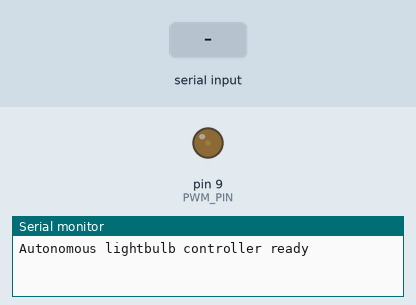
Simulated run of this sketch. Board: Arduino Uno, built with avr-gcc and run on an emulated ATmega328P. On the bench: output pins drawn as LEDs (lit = HIGH), the last lines printed to the serial monitor. The test bench sets the inputs (shaded band). Random numbers use the default seed unless the sketch sets one.

Above: at 1.2 s.
1.3 s: "BASE:90\n" received over Serial
At 2.0 s:
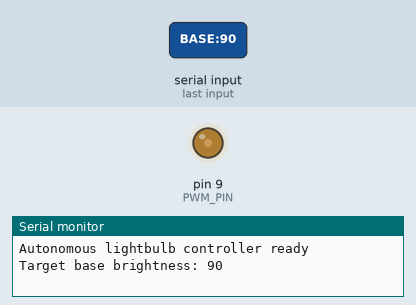
4.3 s: "BOOST:\n" received over Serial
7.3 s: "MOOD::45\n" received over Serial
Timing chart, 0 to 10.3 s (numbered marks = the images above; inputs shaded):
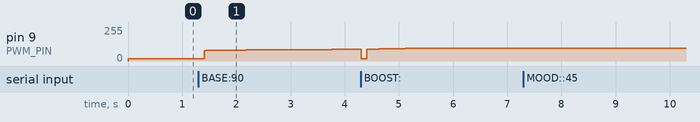

Measured:
- after the input at 1.3 s, pin 9 (PWM_PIN): moves from 18/255 to 89/255 over 2.8 s, starting after 0.11 s

The sketch:

lightbulb_clean.ino
```cpp
#define PWM_PIN 9

// Base variables with smooth easing
int target_base_brightness = 18;
float current_base_brightness = 18.0;
float mood_speed = 0.5;
float mood_randomness = 0.1;
bool is_boosting = false;
unsigned long boost_start_time = 0;
unsigned long boost_duration = 0;
float current_boost = 0.0;
int target_boost = 180;

// Fluctuation variables
unsigned long last_update = 0;
unsigned long next_random_change = 0;
float current_speed_multiplier = 1.0;
float accumulated_time = 0.0;
const int UPDATE_INTERVAL = 2;
const float AMPLITUDE = 8.0;

void setup() {
  // Set high frequency PWM on pin 9 (Timer 1)
  TCCR1A = _BV(COM1A1) | _BV(WGM11);
  TCCR1B = _BV(WGM13) | _BV(WGM12) | _BV(CS10);
  ICR1 = 255;

  pinMode(PWM_PIN, OUTPUT);
  OCR1A = 0;

  Serial.begin(9600);
  Serial.println("Autonomous lightbulb controller ready");
}

void loop() {
  // Handle serial commands
  if (Serial.available()) {
    String input = Serial.readStringUntil('\n');
    input.trim();

    if (input.startsWith("BASE:")) {
      target_base_brightness = constrain(input.substring(5).toInt(), 18, 255);
      Serial.print("Target base brightness: ");
      Serial.println(target_base_brightness);
    }
    else if (input.startsWith("MOOD:")) {
      int colonPos = input.indexOf(':', 5);
      if (colonPos > 0) {
        mood_speed = constrain(input.substring(5, colonPos).toFloat(), 0.1, 2.0);
        mood_randomness = constrain(input.substring(colonPos + 1).toFloat(), 0, 1);
        Serial.print("Mood updated - Speed: ");
        Serial.print(mood_speed);
        Serial.print(", Randomness: ");
        Serial.println(mood_randomness);
      }
    }
    else if (input.startsWith("BOOST:")) {
      boost_duration = constrain(input.substring(6).toInt(), 100, 2000);
      boost_start_time = millis();
      is_boosting = true;
      Serial.print("Caption boost for ");
      Serial.print(boost_duration);
      Serial.println("ms");
    }
  }

  // Continuous fluctuation updates
  if (millis() - last_update >= UPDATE_INTERVAL) {
    unsigned long now = millis();

    // Update random speed multiplier periodically (affects rate, not phase)
    if (now >= next_random_change) {
      float speed_variation = 1.0 + (((random(0, 1000) / 1000.0) - 0.5) * mood_randomness);
      current_speed_multiplier = constrain(speed_variation, 0.7, 1.3);
      next_random_change = now + random(2000, 4000); // Longer intervals for smoother changes
    }

    // Calculate time delta and accumulate with current speed
    float delta_seconds = (now - last_update) * 0.001;
    accumulated_time += delta_seconds * mood_speed * current_speed_multiplier;

    // Smooth easing towards target base brightness
    float ease_speed = 0.05;
    current_base_brightness += (target_base_brightness - current_base_brightness) * ease_speed;

    // Calculate current brightness
    float working_base = current_base_brightness;

    // Handle smooth caption boost
    if (is_boosting) {
      unsigned long elapsed = now - boost_start_time;
      if (elapsed >= boost_duration) {
        is_boosting = false;
        current_boost = 0.0;
      } else {
        // Create smooth ease-in-out curve for boost
        float progress = (float)elapsed / (float)boost_duration; // 0 to 1
        float ease_curve;
        if (progress < 0.5) {
          // Ease in: accelerate to peak
          ease_curve = 2.0 * progress * progress;
        } else {
          // Ease out: decelerate from peak
          float t = 1.0 - progress;
          ease_curve = 1.0 - 2.0 * t * t;
        }
        current_boost = target_boost * ease_curve;
        working_base = current_boost; // Override base during boost
      }
    }

    // Organic breathing curve using accumulated time (no phase jumps)
    float cycle_position = fmod(accumulated_time, 2.0 * PI) / (2.0 * PI);

    // Create organic breathing curve with smoother easing
    float breath_curve;
    if (cycle_position < 0.45) {
      // Inhale: cubic ease in for very gradual start
      float t = cycle_position / 0.45;
      breath_curve = t * t * t;
    } else if (cycle_position < 0.55) {
      // Hold: brief plateau
      breath_curve = 1.0;
    } else {
      // Exhale: cubic ease out for very gradual end
      float t = (cycle_position - 0.55) / 0.45;
      breath_curve = 1.0 - (t * t * t);
    }

    // Apply organic fluctuation
    float fluctuation = AMPLITUDE * (breath_curve * 2.0 - 1.0);
    int final_pwm = constrain(working_base + fluctuation, 18, 255);

    OCR1A = final_pwm;
    last_update = now;
  }
}
```
